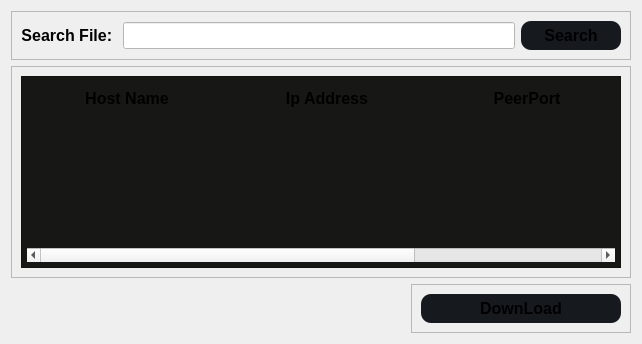
               <widget class="QWidget" name="fetchPage">
                <layout class="QVBoxLayout" name="verticalLayout_19">
                 <item>
                  <widget class="QFrame" name="frame_21">
                   <property name="frameShape">
                    <enum>QFrame::StyledPanel</enum>
                   </property>
                   <property name="frameShadow">
                    <enum>QFrame::Raised</enum>
                   </property>
                   <layout class="QHBoxLayout" name="horizontalLayout_18">
                    <item>
                     <widget class="QLabel" name="searchFileLabel">
                      <property name="font">
                       <font>
                        <pointsize>12</pointsize>
                        <weight>75</weight>
                        <bold>true</bold>
                       </font>
                      </property>
                      <property name="text">
                       <string>Search File: </string>
                      </property>
                      <property name="alignment">
                       <set>Qt::AlignCenter</set>
                      </property>
                     </widget>
                    </item>
                    <item>
                     <widget class="QLineEdit" name="searchFileInput">
                      <property name="minimumSize">
                       <size>
                        <width>0</width>
                        <height>15</height>
                       </size>
                      </property>
                      <property name="font">
                       <font>
                        <pointsize>12</pointsize>
                       </font>
                      </property>
                      <property name="styleSheet">
                       <string notr="true"> QLineEdit{
	background-color: #fff;
	color: #171716;
}</string>
                      </property>
                      <property name="alignment">
                       <set>Qt::AlignLeading|Qt::AlignLeft|Qt::AlignVCenter</set>
                      </property>
                     </widget>
                    </item>
                    <item>
                     <widget class="QPushButton" name="searchFileBtn">
                      <property name="minimumSize">
                       <size>
                        <width>100</width>
                        <height>0</height>
                       </size>
                      </property>
                      <property name="font">
                       <font>
                        <pointsize>12</pointsize>
                        <weight>75</weight>
                        <bold>true</bold>
                       </font>
                      </property>
                      <property name="styleSheet">
                       <string notr="true">QPushButton{
	padding: 5px;
	background-color: #16191d;
	border-radius: 10px
}</string>
                      </property>
                      <property name="text">
                       <string>Search</string>
                      </property>
                     </widget>
                    </item>
                   </layout>
                  </widget>
                 </item>
                 <item>
                  <widget class="QFrame" name="frame_20">
                   <property name="frameShape">
                    <enum>QFrame::StyledPanel</enum>
                   </property>
                   <property name="frameShadow">
                    <enum>QFrame::Raised</enum>
                   </property>
                   <layout class="QHBoxLayout" name="horizontalLayout_17">
                    <item alignment="Qt::AlignHCenter">
                     <widget class="QTableWidget" name="tableWidget_2">
                      <property name="minimumSize">
                       <size>
                        <width>600</width>
                        <height>0</height>
                       </size>
                      </property>
                      <property name="styleSheet">
                       <string notr="true">QTableWidget{
	background-color: #171716;
	color: #f0f0f0;
	alternate-background-color: #606060;
	selection-background-color: #282828;
	padding: 5px;
}
QHeaderView::section {
    background-color:#171716;
    border: none;
    height: 32px;
}
QTableCornerButton::section {
    background-color:#171716;
    border: none;
    height: 32px;
}</string>
                      </property>
                      <property name="selectionBehavior">
                       <enum>QAbstractItemView::SelectRows</enum>
                      </property>
                      <attribute name="horizontalHeaderCascadingSectionResizes">
                       <bool>true</bool>
                      </attribute>
                      <attribute name="horizontalHeaderDefaultSectionSize">
                       <number>200</number>
                      </attribute>
                      <column>
                       <property name="text">
                        <string>Host Name</string>
                       </property>
                       <property name="font">
                        <font>
                         <pointsize>12</pointsize>
                         <weight>75</weight>
                         <bold>true</bold>
                        </font>
                       </property>
                       <property name="textAlignment">
                        <set>AlignCenter</set>
                       </property>
                      </column>
                      <column>
                       <property name="text">
                        <string>Ip Address</string>
                       </property>
                       <property name="font">
                        <font>
                         <pointsize>12</pointsize>
                         <weight>75</weight>
                         <bold>true</bold>
                        </font>
                       </property>
                       <property name="textAlignment">
                        <set>AlignCenter</set>
                       </property>
                      </column>
                      <column>
                       <property name="text">
                        <string>PeerPort</string>
                       </property>
                       <property name="font">
                        <font>
                         <pointsize>12</pointsize>
                         <weight>75</weight>
                         <bold>true</bold>
                        </font>
                       </property>
                       <property name="textAlignment">
                        <set>AlignCenter</set>
                       </property>
                      </column>
                     </widget>
                    </item>
                   </layout>
                  </widget>
                 </item>
                 <item alignment="Qt::AlignRight">
                  <widget class="QFrame" name="frame_19">
                   <property name="frameShape">
                    <enum>QFrame::StyledPanel</enum>
                   </property>
                   <property name="frameShadow">
                    <enum>QFrame::Raised</enum>
                   </property>
                   <layout class="QHBoxLayout" name="horizontalLayout_19">
                    <item>
                     <widget class="QPushButton" name="downLoadBtn">
                      <property name="minimumSize">
                       <size>
                        <width>200</width>
                        <height>0</height>
                       </size>
                      </property>
                      <property name="font">
                       <font>
                        <pointsize>12</pointsize>
                        <weight>75</weight>
                        <bold>true</bold>
                       </font>
                      </property>
                      <property name="styleSheet">
                       <string notr="true">QPushButton{
	padding: 5px;
	background-color: #16191d;
	border-radius: 10px
	
}</string>
                      </property>
                      <property name="text">
                       <string>DownLoad</string>
                      </property>
                     </widget>
                    </item>
                   </layout>
                  </widget>
                 </item>
                </layout>
               </widget>
